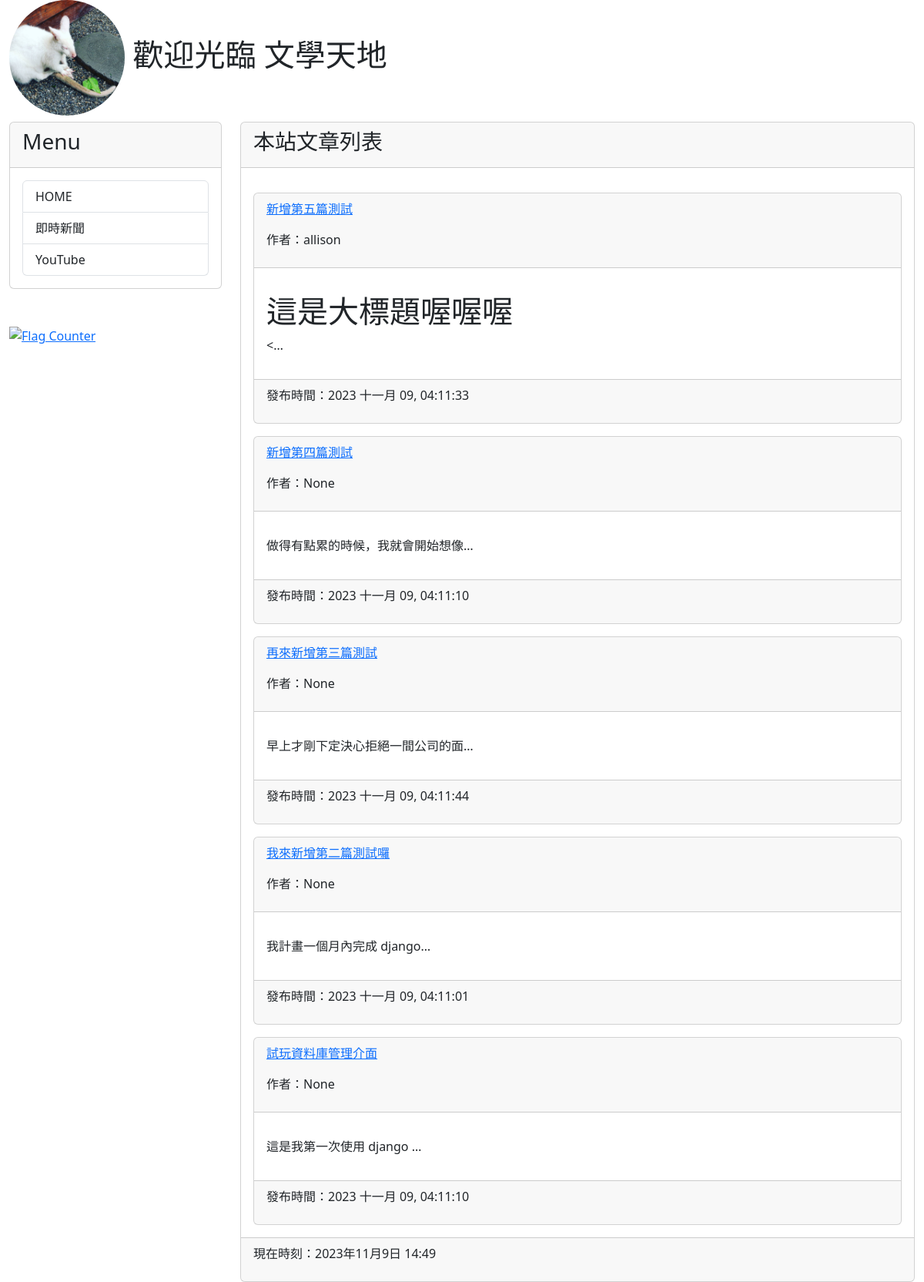
The page / on the database its author committed.
### mysite/models.py (models this page shows, shortened)
class Post(models.Model):
    title = models.CharField(max_length=200)
    slug = models.CharField(max_length=200)
    body = models.TextField()
    author = models.CharField(max_length=50, null=True)
    pub_date = models.DateTimeField(auto_now_add=True)
    class Meta:
        ordering = ('-pub_date',)

### mysite/views.py (the view)
# urls.py: path('', homepage),
def homepage(request):
    posts = Post.objects.all()
    now = datetime.now()
    return render(request, 'index.html', locals())

### mysite/templatetags/markdown_extras.py (called while the page is built)
@register.filter
def convert_markdown(text):
    return markdown.markdown(text)

### templates/index.html (shortened to what this page needs)
{% extends 'base.html' %}
{% load markdown_extras %}
{% block headmessage %}
    <h3>本站文章列表</h3>
{% endblock %}
{% block content %}
    {% for post in posts %}
    <div class="card mt-3">
        <div class="card-header">
            <p>
                <a href="/post/{{ post.slug }}">{{ post.title }}</a>
                <div>作者：{{ post.author }}</div>
            </p>
        </div>
        <div class="card-body">
            <p>
                {{ post.body | convert_markdown | safe | truncatechars:20 }}
            </p>
        </div>
        <div class="card-footer">
            <p>發布時間：{{ post.pub_date | date:"Y M d, h:m:s" }}</p>
        </div>
    </div>
    {% endfor %}
{% endblock %}

### templates/base.html (shortened to what this page needs)
<!DOCTYPE html>
<html lang="en">
<head>
    <link href="https://cdn.jsdelivr.net/npm/bootstrap@5.3.2/dist/css/bootstrap.min.css" rel="stylesheet">
</head>
<body>
    <div class="container-fluid">
        {% include 'header.html' %}
        <div class="row">
            <div class="col-sm-3 col-md-3">
                <div class="card">
                    <div class="card-header">
                        <h3>Menu</h3>
                    </div>
                    <div class="card-body">
                        <div class="list-group">
                            <a href="/" class="list-group-item">HOME</a>
                            <a href="https://google.com/news" class="list-group-item">即時新聞</a>
                            <a href="https://youtube.com/" class="list-group-item">YouTube</a>
                        </div>
                    </div>
                </div>
                <div class="mt-5">
                    <a href="https://info.flagcounter.com/qnMf"><img src="https://s11.flagcounter.com/count2/qnMf/bg_FFFFFF/txt_000000/border_CCCCCC/columns_2/maxflags_10/viewers_0/labels_0/pageviews_0/flags_0/percent_0/" alt="Flag Counter" border="0"></a>
                </div>
            </div>
            <div class="col-sm-9 col-md-9">
                <div class="card">
                    <div class="card-header">
                        {% block headmessage %} {% endblock %}
                    </div>
                    <div class="card-body">
                        {% block content %} {% endblock %}
                    </div>
                    <div class="card-footer">
                        {% include 'footer.html' %}
                    </div>
                </div>
            </div>
        </div>
    </div>
</body>
</html>

### templates/header.html
{% load static %}
<h1>
    <img src="{% static 'images/logo.png' %}" width="150" class="rounded-circle">
    歡迎光臨 文學天地
</h1>

### templates/footer.html
{% block footer %}
    {% if now %}
    <p>現在時刻：{{ now }}</p>
    {% else %}
    <p>本文內容取自網路的部分，如有侵權請來信通知！</p>
    {% endif %}
{% endblock %}

### rows shown on the page
Post: title "新增第五篇測試", author "allison", body|convert_markdown "這是大標題喔喔喔 <…", pub_date "2023 十一月 09, 04:11:33"
Post: title "新增第四篇測試", author "None", body|convert_markdown "做得有點累的時候，我就會開始想像…", pub_date "2023 十一月 09, 04:11:10"
Post: title "再來新增第三篇測試", author "None", body|convert_markdown "早上才剛下定決心拒絕一間公司的面…", pub_date "2023 十一月 09, 04:11:44"
Post: title "我來新增第二篇測試囉", author "None", body|convert_markdown "我計畫一個月內完成 django…", pub_date "2023 十一月 09, 04:11:01"
Post: title "試玩資料庫管理介面", author "None", body|convert_markdown "這是我第一次使用 django …", pub_date "2023 十一月 09, 04:11:10"
